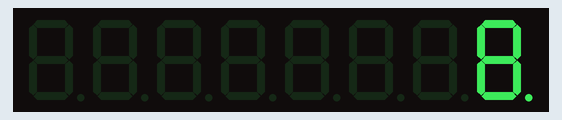
Simulated run of this sketch. Board: Arduino Uno, built with avr-gcc and run on an emulated ATmega328P. Shown: 8-digit seven-segment display.

Above: at 0.1 s.

Measured:
- by itself, everything shown: repeats every 16.0 s, in 15 steps

The sketch:

MyMax7219.ino
```cpp
#include "LedControl.h" //  need the library
LedControl lc=LedControl(12,11,10,1); // lc is our object
// pin 12 is connected to the MAX7219 pin 1
// pin 11 is connected to the CLK pin 13
// pin 10 is connected to LOAD pin 12
// 1 as we are only using 1 MAX7219

int theNumber = 0;
int digitOne = 0;
int digitTwo = 0;
int intensity = 0;
int intensityInterval = 0;

void setup()
{
  // the zero refers to the MAX7219 number, it is zero for 1 chip
  lc.shutdown(0,false);// turn off power saving, enables display
  lc.setIntensity(0,intensity);// sets brightness (0~15 possible values)
  lc.clearDisplay(0);// clear screen

}


void loop()
{

   lc.setDigit(0,0,8,true);
   delay(1000);

   lc.setIntensity(0,intensity);
   intensity++;

   if( intensity == 16){
    intensity = 0;
   }


/*
    if (theNumber < 0)
      theNumber = 99;

    if (theNumber > 9)
    {
      float result = theNumber / 10;  //s/b 4.2 resulting in 4
      digitTwo = result;
      digitOne = theNumber % 10;  //this gets the remainder of 42/10 or 2
    }
    else
    {
      digitTwo = 0;
      digitOne = theNumber;
    }
    lc.setDigit(0,0,digitOne,false);
    // lc.setDigit(0,1,digitTwo,false);
    delay(1000);
    theNumber --;//count down!!
  */
}
```
